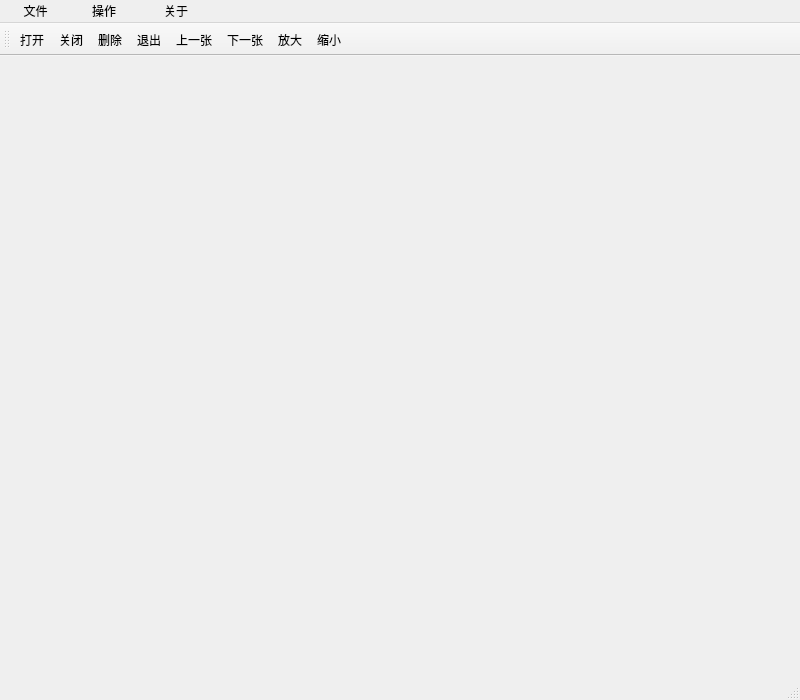
<?xml version="1.0" encoding="UTF-8"?>
<ui version="4.0">
 <class>MainWindow</class>
 <widget class="QMainWindow" name="MainWindow">
  <property name="geometry">
   <rect>
    <x>0</x>
    <y>0</y>
    <width>800</width>
    <height>700</height>
   </rect>
  </property>
  <property name="minimumSize">
   <size>
    <width>800</width>
    <height>700</height>
   </size>
  </property>
  <property name="maximumSize">
   <size>
    <width>800</width>
    <height>700</height>
   </size>
  </property>
  <property name="windowTitle">
   <string>MainWindow</string>
  </property>
  <widget class="QWidget" name="centralWidget">
   <widget class="QLabel" name="label">
    <property name="geometry">
     <rect>
      <x>56</x>
      <y>50</y>
      <width>481</width>
      <height>171</height>
     </rect>
    </property>
    <property name="text">
     <string>&lt;html&gt;&lt;head/&gt;&lt;body&gt;&lt;pre style=&quot;-qt-paragraph-type:empty; margin-top:0px; margin-bottom:12px; margin-left:0px; margin-right:0px; -qt-block-indent:0; text-indent:0px; font-family:'Courier New,courier';&quot;&gt;&lt;br/&gt;&lt;/pre&gt;&lt;/body&gt;&lt;/html&gt;</string>
    </property>
   </widget>
  </widget>
  <widget class="QMenuBar" name="menuBar">
   <property name="geometry">
    <rect>
     <x>0</x>
     <y>0</y>
     <width>800</width>
     <height>28</height>
    </rect>
   </property>
   <widget class="QMenu" name="menuOpen">
    <property name="title">
     <string>    文件    </string>
    </property>
    <addaction name="actionOpen"/>
    <addaction name="actionClose"/>
    <addaction name="separator"/>
    <addaction name="actionShanchu"/>
    <addaction name="actionQuit"/>
   </widget>
   <widget class="QMenu" name="menu_caozuo">
    <property name="title">
     <string>     操作     </string>
    </property>
    <addaction name="actionXiayizhang"/>
    <addaction name="actionShangyizhang"/>
    <addaction name="separator"/>
    <addaction name="actionFangda"/>
    <addaction name="actionSuoxia"/>
   </widget>
   <widget class="QMenu" name="menuGuanyu">
    <property name="title">
     <string>     关于     </string>
    </property>
    <addaction name="actionBangzhu"/>
    <addaction name="actionGuanyu"/>
   </widget>
   <addaction name="menuOpen"/>
   <addaction name="menu_caozuo"/>
   <addaction name="menuGuanyu"/>
  </widget>
  <widget class="QStatusBar" name="statusBar"/>
  <widget class="QToolBar" name="toolBar">
   <property name="windowTitle">
    <string>toolBar</string>
   </property>
   <attribute name="toolBarArea">
    <enum>TopToolBarArea</enum>
   </attribute>
   <attribute name="toolBarBreak">
    <bool>false</bool>
   </attribute>
   <addaction name="toolbarOpen"/>
   <addaction name="toolbarClose"/>
   <addaction name="toolbarDelete"/>
   <addaction name="toolbarQuit"/>
   <addaction name="toolbarPre"/>
   <addaction name="toolbarNext"/>
   <addaction name="toolbarEnage"/>
   <addaction name="toolbarSmall"/>
  </widget>
  <action name="actionOpen">
   <property name="text">
    <string>打开</string>
   </property>
   <property name="toolTip">
    <string>打开</string>
   </property>
  </action>
  <action name="actionClose">
   <property name="text">
    <string>关闭</string>
   </property>
   <property name="toolTip">
    <string>关闭</string>
   </property>
  </action>
  <action name="actionShanchu">
   <property name="text">
    <string>删除</string>
   </property>
   <property name="toolTip">
    <string>删除</string>
   </property>
  </action>
  <action name="actionQuit">
   <property name="text">
    <string>退出</string>
   </property>
   <property name="toolTip">
    <string>退出</string>
   </property>
  </action>
  <action name="actionXiayizhang">
   <property name="text">
    <string>上一张</string>
   </property>
  </action>
  <action name="actionShangyizhang">
   <property name="text">
    <string>下一张</string>
   </property>
  </action>
  <action name="actionFangda">
   <property name="text">
    <string>放大</string>
   </property>
  </action>
  <action name="actionSuoxia">
   <property name="text">
    <string>缩小</string>
   </property>
  </action>
  <action name="actionBangzhu">
   <property name="text">
    <string>帮助</string>
   </property>
  </action>
  <action name="actionGuanyu">
   <property name="text">
    <string>版权</string>
   </property>
  </action>
  <action name="toolbarOpen">
   <property name="icon">
    <iconset resource="res.qrc">
     <normaloff>:/op/open.jpeg</normaloff>:/op/open.jpeg</iconset>
   </property>
   <property name="text">
    <string>打开</string>
   </property>
   <property name="toolTip">
    <string>打开</string>
   </property>
  </action>
  <action name="toolbarClose">
   <property name="icon">
    <iconset resource="res.qrc">
     <normaloff>:/op/close.jpg</normaloff>:/op/close.jpg</iconset>
   </property>
   <property name="text">
    <string>关闭</string>
   </property>
   <property name="toolTip">
    <string>关闭</string>
   </property>
  </action>
  <action name="toolbarDelete">
   <property name="icon">
    <iconset resource="res.qrc">
     <normaloff>:/op/delete2.jpeg</normaloff>:/op/delete2.jpeg</iconset>
   </property>
   <property name="text">
    <string>删除</string>
   </property>
   <property name="toolTip">
    <string>删除</string>
   </property>
  </action>
  <action name="toolbarQuit">
   <property name="icon">
    <iconset resource="res.qrc">
     <normaloff>:/op/closed.jpeg</normaloff>:/op/closed.jpeg</iconset>
   </property>
   <property name="text">
    <string>退出</string>
   </property>
   <property name="toolTip">
    <string>退出</string>
   </property>
  </action>
  <action name="toolbarPre">
   <property name="icon">
    <iconset resource="res.qrc">
     <normaloff>:/op/pre.jpeg</normaloff>:/op/pre.jpeg</iconset>
   </property>
   <property name="text">
    <string>上一张</string>
   </property>
   <property name="toolTip">
    <string>上一张</string>
   </property>
  </action>
  <action name="toolbarNext">
   <property name="icon">
    <iconset resource="res.qrc">
     <normaloff>:/op/next.jpeg</normaloff>:/op/next.jpeg</iconset>
   </property>
   <property name="text">
    <string>下一张</string>
   </property>
   <property name="toolTip">
    <string>下一张</string>
   </property>
  </action>
  <action name="toolbarEnage">
   <property name="icon">
    <iconset resource="res.qrc">
     <normaloff>:/op/enage2.jpeg</normaloff>:/op/enage2.jpeg</iconset>
   </property>
   <property name="text">
    <string>放大</string>
   </property>
   <property name="toolTip">
    <string>放大</string>
   </property>
  </action>
  <action name="toolbarSmall">
   <property name="icon">
    <iconset resource="res.qrc">
     <normaloff>:/op/small.jpeg</normaloff>:/op/small.jpeg</iconset>
   </property>
   <property name="text">
    <string>缩小</string>
   </property>
   <property name="toolTip">
    <string>缩小</string>
   </property>
  </action>
 </widget>
 <layoutdefault spacing="6" margin="11"/>
 <resources>
  <include location="res.qrc"/>
 </resources>
 <connections>
  <connection>
   <sender>actionQuit</sender>
   <signal>triggered()</signal>
   <receiver>MainWindow</receiver>
   <slot>close()</slot>
   <hints>
    <hint type="sourcelabel">
     <x>-1</x>
     <y>-1</y>
    </hint>
    <hint type="destinationlabel">
     <x>399</x>
     <y>374</y>
    </hint>
   </hints>
  </connection>
 </connections>
</ui>
